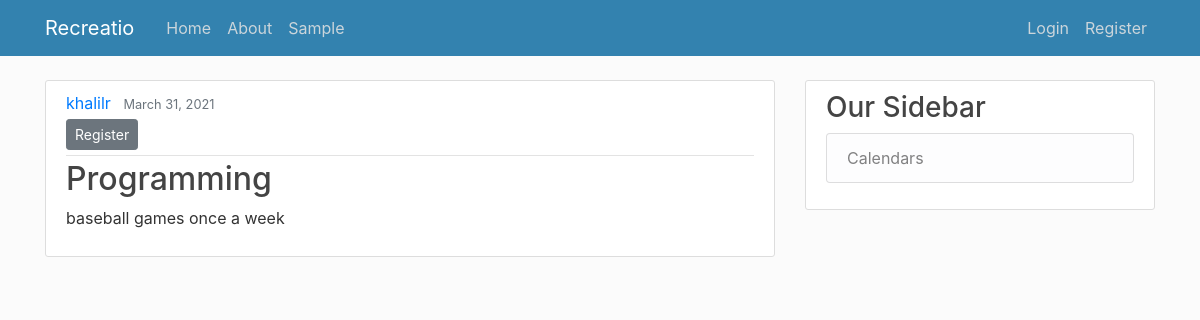
/activity/6/, run on the app's committed database.
### users/models.py (models this page shows, shortened)
class Activities(models.Model):
    start_date = models.DateField(verbose_name="Start Date (YYYY-MM-DD)")
    end_date = models.DateField(verbose_name="End Date (YYYY-MM-DD)")
    age_group_young = models.IntegerField(default = 0, verbose_name="Youngest Age") #flag year of birth
    age_group_old = models.IntegerField(default = 20, verbose_name="Oldest Age") #flag year of birth
    reg_start = models.DateField(verbose_name="Registration Start Date (YYYY-MM-DD)")  #set up when registration is open
    reg_end = models.DateField(verbose_name="Registration End Date (YYYY-MM-DD)")   #set up when registration is closed
    max_size = models.IntegerField(default = 0, verbose_name="Registration Maximum")    #set up the size of a class
    description = models.CharField(max_length=300)
    organization = models.ForeignKey(Organization, on_delete=models.CASCADE)
    title = models.CharField(max_length = 100)
    date_posted = models.DateTimeField(default=timezone.now)
    author = models.ForeignKey(User, on_delete=models.CASCADE)

### users/views.py (the view)
# urls.py: path('activity/<int:pk>/', ActivityDetailView.as_view(), name='activity-detail'),
class ActivityDetailView(DetailView):
    model = Activities

### users/templates/users/activities_detail.html (shortened to what this page needs)
{% extends "web/base.html" %}
{% block content %}
  <body>
    <article class="media content-section">
    <div class="media-body">
        <div class="article-metadata">
        <a class="mr-2" href="#">{{ object.author }}</a>
        <small class="text-muted">{{ object.date_posted|date:"F d, Y"}}</small>
        {% if object.author != user %}
        <div>
          <a class= "btn btn-secondary btn-sm mt-1 mb-1" href = "{% url 'profile' %}">Register</a>
        </div>
        {% endif %}
        </div>
        <h2 class="article-title">{{ object.title }}</h2>
        <p class="article-content">{{ object.description }}</p>
    </div>
    </article>
    </body>
{% endblock content %}

### web/static/web/main.css (style rules this page uses)
body { background: #fafafac0; color: #333333; margin-top: 5rem; }
h1, h2, h3, h4, h5, h6 { color: #444444; }
.content-section { background: #ffffff; padding: 10px 20px; border: 1px solid #dddddd; border-radius: 3px; margin-bottom: 20px; }
.article-title { color: #444444; }
.article-content { white-space: pre-line; }
.article-metadata { padding-bottom: 1px; margin-bottom: 4px; border-bottom: 1px solid #e3e3e3 }

### data on the page
Activities: author "khalilr", date_posted "March 31, 2021", title "Programming", description "baseball games once a week"
